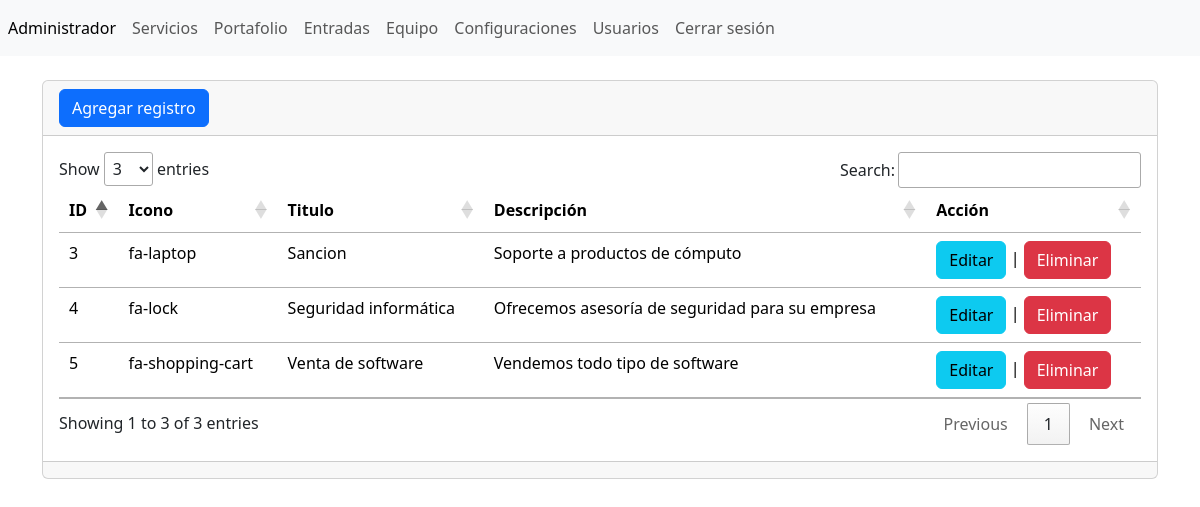
Screenshot of /admin/secciones/servicios/index.php (signed in) with the database file from the repository.
### tables this page shows
CREATE TABLE `tbl_servicios` (
  `id` bigint(12) NOT NULL AUTO_INCREMENT,
  `icono` varchar(255) DEFAULT NULL,
  `titulo` varchar(255) DEFAULT NULL,
  `descripcion` varchar(255) DEFAULT NULL,
  PRIMARY KEY (`id`)
);

### admin/secciones/servicios/index.php (the view, shortened to what this page needs)
<?php
include("../../bd.php");
$sentencia = $conexion->prepare("SELECT * FROM tbl_servicios");
$sentencia->execute();
$lista_servicios = $sentencia->fetchAll(PDO::FETCH_ASSOC);
include("../../templates/header.php");
?>
<div class="card">
    <div class="card-header"><a name="" id="" class="btn btn-primary" href="crear.php" role="button">Agregar registro</a>
    </div>
    <div class="card-body">
        <div class="table-responsive-sm">
            <table class="table">
                <thead>
                    <tr>
                        <th scope="col">ID</th>
                        <th scope="col">Icono</th>
                        <th scope="col">Titulo</th>
                        <th scope="col">Descripción</th>
                        <th scope="col">Acción</th>
                    </tr>
                </thead>
                <tbody>
                    <?php foreach ($lista_servicios as $registros) { ?>
                        <tr class="">
                            <td><?php echo $registros['id']; ?></td>
                            <td><?php echo $registros['icono']; ?></td>
                            <td><?php echo $registros['titulo']; ?></td>
                            <td><?php echo $registros['descripcion']; ?></td>
                            <td>
                                <a name="" id="" class="btn btn-info" href="editar.php?txtId=<?php echo $registros['id']; ?>" role="button">Editar</a>
                                |
                                <a name="" id="" class="btn btn-danger" href="index.php?txtId=<?php echo $registros['id']; ?>" role="button">Eliminar</a>
                            </td>
                        </tr>
                    <?php } ?>
                </tbody>
            </table>
        </div>
    </div>
    <div class="card-footer text-muted"></div>
</div>
<?php include("../../templates/footer.php") ?>

### rows the page displays
tbl_servicios: id "3", icono "fa-laptop", titulo "Sancion", descripcion "Soporte a productos de cómputo"
tbl_servicios: id "4", icono "fa-lock", titulo "Seguridad informática", descripcion "Ofrecemos asesoría de seguridad para su empresa"
tbl_servicios: id "5", icono "fa-shopping-cart", titulo "Venta de software", descripcion "Vendemos todo tipo de software"
